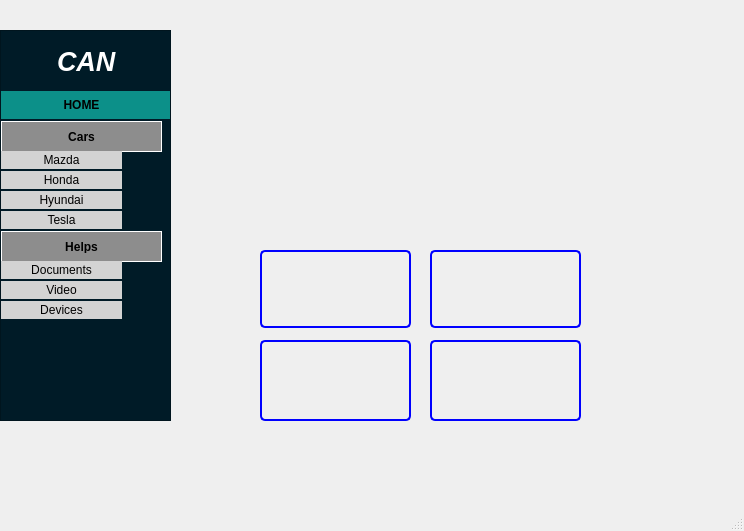
<?xml version="1.0" encoding="UTF-8"?>
<ui version="4.0">
 <class>MainWindow</class>
 <widget class="QMainWindow" name="MainWindow">
  <property name="geometry">
   <rect>
    <x>0</x>
    <y>0</y>
    <width>744</width>
    <height>531</height>
   </rect>
  </property>
  <property name="maximumSize">
   <size>
    <width>800</width>
    <height>600</height>
   </size>
  </property>
  <property name="windowTitle">
   <string>MainWindow</string>
  </property>
  <widget class="QWidget" name="centralwidget">
   <widget class="QScrollArea" name="scrollArea">
    <property name="geometry">
     <rect>
      <x>0</x>
      <y>30</y>
      <width>171</width>
      <height>391</height>
     </rect>
    </property>
    <property name="styleSheet">
     <string notr="true">background-color: rgb(0, 27, 39);
alternate-background-color: rgb(0, 0, 0);</string>
    </property>
    <property name="widgetResizable">
     <bool>true</bool>
    </property>
    <widget class="QWidget" name="MainlogoWidget_2">
     <property name="geometry">
      <rect>
       <x>0</x>
       <y>0</y>
       <width>169</width>
       <height>389</height>
      </rect>
     </property>
     <widget class="QWidget" name="logoWidgetCAN" native="true">
      <property name="geometry">
       <rect>
        <x>0</x>
        <y>0</y>
        <width>171</width>
        <height>60</height>
       </rect>
      </property>
      <property name="minimumSize">
       <size>
        <width>0</width>
        <height>60</height>
       </size>
      </property>
      <layout class="QHBoxLayout" name="horizontalLayout_2">
       <property name="leftMargin">
        <number>0</number>
       </property>
       <property name="topMargin">
        <number>0</number>
       </property>
       <property name="rightMargin">
        <number>0</number>
       </property>
       <property name="bottomMargin">
        <number>0</number>
       </property>
       <item>
        <spacer name="horizontalSpacer_3">
         <property name="orientation">
          <enum>Qt::Orientation::Horizontal</enum>
         </property>
         <property name="sizeHint" stdset="0">
          <size>
           <width>40</width>
           <height>20</height>
          </size>
         </property>
        </spacer>
       </item>
       <item>
        <widget class="QLabel" name="companyName_2">
         <property name="font">
          <font>
           <pointsize>20</pointsize>
           <italic>true</italic>
           <bold>true</bold>
          </font>
         </property>
         <property name="styleSheet">
          <string notr="true">color:white;</string>
         </property>
         <property name="text">
          <string>CAN</string>
         </property>
        </widget>
       </item>
       <item>
        <spacer name="horizontalSpacer_4">
         <property name="orientation">
          <enum>Qt::Orientation::Horizontal</enum>
         </property>
         <property name="sizeHint" stdset="0">
          <size>
           <width>40</width>
           <height>20</height>
          </size>
         </property>
        </spacer>
       </item>
      </layout>
     </widget>
     <widget class="QPushButton" name="pushButtonHome">
      <property name="geometry">
       <rect>
        <x>-10</x>
        <y>60</y>
        <width>181</width>
        <height>28</height>
       </rect>
      </property>
      <property name="styleSheet">
       <string notr="true">background-color: #0c9089; color: black; font-weight: bold; padding: 8px 16px; border-radius: 0px;
</string>
      </property>
      <property name="text">
       <string>HOME</string>
      </property>
     </widget>
     <widget class="QPushButton" name="pushButtonHelps">
      <property name="geometry">
       <rect>
        <x>0</x>
        <y>200</y>
        <width>161</width>
        <height>31</height>
       </rect>
      </property>
      <property name="styleSheet">
       <string notr="true">background-color: #8d8d8d; color: black; font-weight: bold; padding: 8px 16px; border-radius: 0px;
border-color: rgb(255, 255, 255);border: 1px solid white;
</string>
      </property>
      <property name="text">
       <string>Helps</string>
      </property>
     </widget>
     <widget class="QPushButton" name="pushButtonCar">
      <property name="geometry">
       <rect>
        <x>0</x>
        <y>90</y>
        <width>161</width>
        <height>31</height>
       </rect>
      </property>
      <property name="styleSheet">
       <string notr="true">background-color: #8d8d8d; color: black; font-weight: bold; padding: 8px 16px; border-radius: 0px;
border-color: rgb(255, 255, 255); border: 1px solid white;
 
</string>
      </property>
      <property name="text">
       <string>Cars</string>
      </property>
     </widget>
     <widget class="QPushButton" name="pushButtonMazda">
      <property name="geometry">
       <rect>
        <x>0</x>
        <y>120</y>
        <width>121</width>
        <height>18</height>
       </rect>
      </property>
      <property name="styleSheet">
       <string notr="true">QPushButton {
    background-color: lightgray;
    border-radius: 0px;
 	color: black;
}

QPushButton:hover {
    background-color: gray;
     color: black;
}

</string>
      </property>
      <property name="text">
       <string>Mazda</string>
      </property>
     </widget>
     <widget class="QPushButton" name="pushButtonHonda">
      <property name="geometry">
       <rect>
        <x>0</x>
        <y>140</y>
        <width>121</width>
        <height>18</height>
       </rect>
      </property>
      <property name="styleSheet">
       <string notr="true">QPushButton {
    background-color: lightgray;
    border-radius: 0px;
 	color: black;
}

QPushButton:hover {
    background-color: gray;
    color: black;
}
</string>
      </property>
      <property name="text">
       <string>Honda</string>
      </property>
     </widget>
     <widget class="QPushButton" name="pushButtonHyundai">
      <property name="geometry">
       <rect>
        <x>0</x>
        <y>160</y>
        <width>121</width>
        <height>18</height>
       </rect>
      </property>
      <property name="styleSheet">
       <string notr="true">QPushButton {
    background-color: lightgray;
    border-radius: 0px;
 	 color: black;
}

QPushButton:hover {
    background-color: gray;
 	color: black;
}
</string>
      </property>
      <property name="text">
       <string>Hyundai</string>
      </property>
     </widget>
     <widget class="QPushButton" name="pushButtonTesla">
      <property name="geometry">
       <rect>
        <x>0</x>
        <y>180</y>
        <width>121</width>
        <height>18</height>
       </rect>
      </property>
      <property name="styleSheet">
       <string notr="true">QPushButton {
    background-color: lightgray;
    border-radius: 0px;
 	color: black;
}

QPushButton:hover {
    background-color: gray;
    color: black;
}
</string>
      </property>
      <property name="text">
       <string>Tesla</string>
      </property>
     </widget>
     <widget class="QPushButton" name="pushButtonDocuments">
      <property name="geometry">
       <rect>
        <x>0</x>
        <y>230</y>
        <width>121</width>
        <height>18</height>
       </rect>
      </property>
      <property name="styleSheet">
       <string notr="true">QPushButton {
    background-color: lightgray;
    border-radius: 0px;
 	color: black;
}

QPushButton:hover {
    background-color: gray;
    	color: black;
}
</string>
      </property>
      <property name="text">
       <string>Documents</string>
      </property>
     </widget>
     <widget class="QPushButton" name="pushButtonVideo">
      <property name="geometry">
       <rect>
        <x>0</x>
        <y>250</y>
        <width>121</width>
        <height>18</height>
       </rect>
      </property>
      <property name="styleSheet">
       <string notr="true">QPushButton {
    background-color: lightgray;
    border-radius: 0px;
 	color: black;
}

QPushButton:hover {
    background-color: gray;
 	color: black;
}
</string>
      </property>
      <property name="text">
       <string>Video</string>
      </property>
     </widget>
     <widget class="QPushButton" name="pushButtonDevices">
      <property name="geometry">
       <rect>
        <x>0</x>
        <y>270</y>
        <width>121</width>
        <height>18</height>
       </rect>
      </property>
      <property name="styleSheet">
       <string notr="true">QPushButton {
    background-color: lightgray;
    border-radius: 0px;
 	color: black;
}

QPushButton:hover {
    background-color: gray;
 	color: black;
}
</string>
      </property>
      <property name="text">
       <string>Devices</string>
      </property>
     </widget>
     <zorder>pushButtonHyundai</zorder>
     <zorder>logoWidgetCAN</zorder>
     <zorder>pushButtonHome</zorder>
     <zorder>pushButtonHelps</zorder>
     <zorder>pushButtonCar</zorder>
     <zorder>pushButtonMazda</zorder>
     <zorder>pushButtonHonda</zorder>
     <zorder>pushButtonTesla</zorder>
     <zorder>pushButtonDocuments</zorder>
     <zorder>pushButtonVideo</zorder>
     <zorder>pushButtonDevices</zorder>
    </widget>
   </widget>
   <widget class="QWidget" name="horizontalLayoutWidget_3">
    <property name="geometry">
     <rect>
      <x>180</x>
      <y>20</y>
      <width>481</width>
      <height>201</height>
     </rect>
    </property>
    <layout class="QHBoxLayout" name="horizontalLayout_4">
     <item>
      <widget class="QLabel" name="label_7">
       <property name="styleSheet">
        <string notr="true">image: url(:/Assets/Resized_Futuristic_Car_Illustration.png);</string>
       </property>
       <property name="text">
        <string/>
       </property>
      </widget>
     </item>
    </layout>
   </widget>
   <widget class="QLabel" name="label_6">
    <property name="geometry">
     <rect>
      <x>260</x>
      <y>340</y>
      <width>151</width>
      <height>81</height>
     </rect>
    </property>
    <property name="styleSheet">
     <string notr="true">image: url(:/Car_logos/TESLA LOGO.png);
border: 2px solid blue;
 border-radius: 5px; </string>
    </property>
    <property name="text">
     <string/>
    </property>
   </widget>
   <widget class="QLabel" name="label_5">
    <property name="geometry">
     <rect>
      <x>430</x>
      <y>340</y>
      <width>151</width>
      <height>81</height>
     </rect>
    </property>
    <property name="styleSheet">
     <string notr="true">image: url(:/Car_logos/HONDA LOGO.png);
border: 2px solid blue;
 border-radius: 5px; </string>
    </property>
    <property name="text">
     <string/>
    </property>
   </widget>
   <widget class="QLabel" name="label">
    <property name="geometry">
     <rect>
      <x>430</x>
      <y>250</y>
      <width>151</width>
      <height>78</height>
     </rect>
    </property>
    <property name="styleSheet">
     <string notr="true">image: url(:/Assets/result_mazda-logo-2018-vertical-download.png);
border: 2px solid blue;
 border-radius: 5px; </string>
    </property>
    <property name="text">
     <string/>
    </property>
   </widget>
   <widget class="QLabel" name="label_2">
    <property name="geometry">
     <rect>
      <x>260</x>
      <y>250</y>
      <width>151</width>
      <height>78</height>
     </rect>
    </property>
    <property name="styleSheet">
     <string notr="true">image: url(:/Car_logos/hyundai logo.png);
border: 2px solid blue;
 border-radius: 5px; </string>
    </property>
    <property name="text">
     <string/>
    </property>
   </widget>
  </widget>
  <widget class="QMenuBar" name="menubar">
   <property name="geometry">
    <rect>
     <x>0</x>
     <y>0</y>
     <width>744</width>
     <height>17</height>
    </rect>
   </property>
  </widget>
  <widget class="QStatusBar" name="statusbar"/>
 </widget>
 <resources/>
 <connections/>
</ui>
